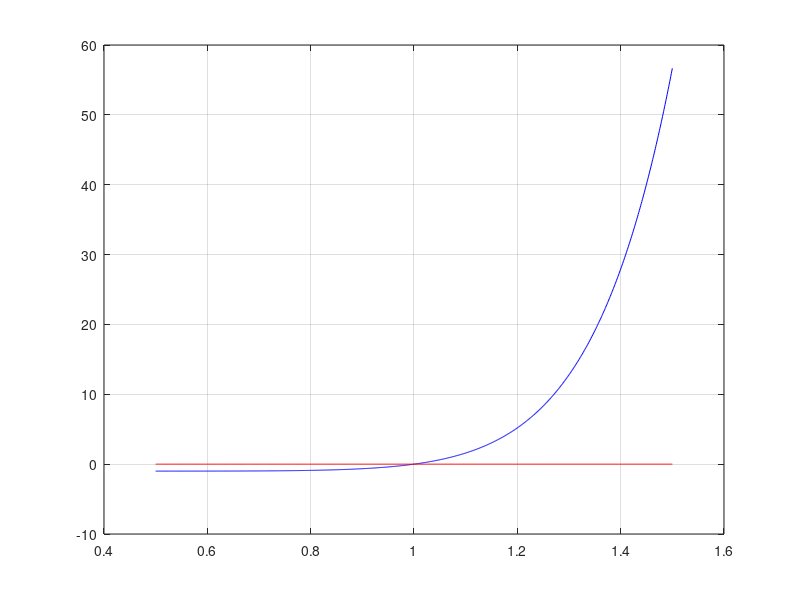

This chart was generated by the following MATLAB code: (Note: this script raises an error after producing the figure.)
% f(x) = x^10 - 1

f = @(x) x.^10 - 1;
df = @(x) 10*x.^9;
x0 = 0.5;
tol = 1e-10;
maxiter = 100;

% draw function f(x)
figure(1)
x = linspace(0.5, 1.5, 1000);
y = f(x);
plot(x, y, "b-");
hold on;
plot(x, zeros(size(x)), "r-");
hold off;
grid on;

% Newton's method
result = newtraph(f, df, x0, tol, maxiter);
fprintf('Newton''s method: %d\n', result);